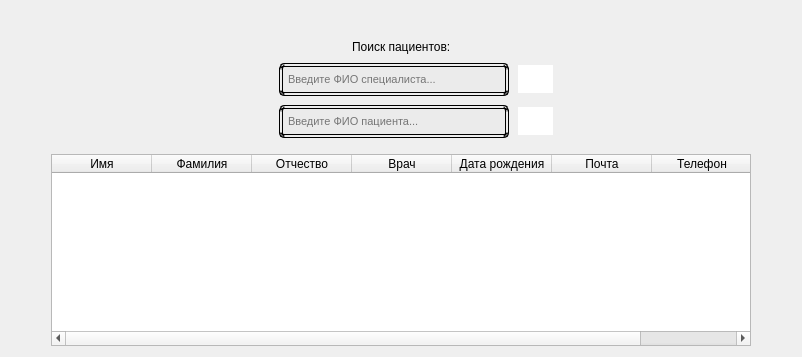
         <widget class="QWidget" name="page_2">
          <layout class="QGridLayout" name="gridLayout_9">
           <item row="0" column="0">
            <layout class="QVBoxLayout" name="verticalLayout_16">
             <item>
              <layout class="QVBoxLayout" name="verticalLayout_14">
               <item>
                <layout class="QHBoxLayout" name="horizontalLayout_53">
                 <item>
                  <widget class="QPushButton" name="btn_23">
                   <property name="styleSheet">
                    <string notr="true">QPushButton{
	border: none;
	color: white;
	
}</string>
                   </property>
                   <property name="text">
                    <string/>
                   </property>
                   <property name="icon">
                    <iconset>
                     <normaloff>../images/Icons8-Ios7-Arrows-Back.ico</normaloff>../images/Icons8-Ios7-Arrows-Back.ico</iconset>
                   </property>
                  </widget>
                 </item>
                 <item>
                  <spacer name="horizontalSpacer_42">
                   <property name="orientation">
                    <enum>Qt::Horizontal</enum>
                   </property>
                   <property name="sizeHint" stdset="0">
                    <size>
                     <width>40</width>
                     <height>20</height>
                    </size>
                   </property>
                  </spacer>
                 </item>
                </layout>
               </item>
               <item>
                <layout class="QVBoxLayout" name="verticalLayout_13">
                 <item>
                  <layout class="QHBoxLayout" name="horizontalLayout_23">
                   <item>
                    <spacer name="horizontalSpacer_49">
                     <property name="orientation">
                      <enum>Qt::Horizontal</enum>
                     </property>
                     <property name="sizeHint" stdset="0">
                      <size>
                       <width>40</width>
                       <height>20</height>
                      </size>
                     </property>
                    </spacer>
                   </item>
                   <item>
                    <widget class="QLabel" name="label_35">
                     <property name="sizePolicy">
                      <sizepolicy hsizetype="Fixed" vsizetype="Fixed">
                       <horstretch>0</horstretch>
                       <verstretch>0</verstretch>
                      </sizepolicy>
                     </property>
                     <property name="text">
                      <string>Поиск пациентов:</string>
                     </property>
                    </widget>
                   </item>
                   <item>
                    <spacer name="horizontalSpacer_50">
                     <property name="orientation">
                      <enum>Qt::Horizontal</enum>
                     </property>
                     <property name="sizeHint" stdset="0">
                      <size>
                       <width>40</width>
                       <height>20</height>
                      </size>
                     </property>
                    </spacer>
                   </item>
                  </layout>
                 </item>
                 <item>
                  <layout class="QHBoxLayout" name="horizontalLayout_25">
                   <item>
                    <spacer name="horizontalSpacer_45">
                     <property name="orientation">
                      <enum>Qt::Horizontal</enum>
                     </property>
                     <property name="sizeHint" stdset="0">
                      <size>
                       <width>40</width>
                       <height>20</height>
                      </size>
                     </property>
                    </spacer>
                   </item>
                   <item>
                    <spacer name="horizontalSpacer_43">
                     <property name="orientation">
                      <enum>Qt::Horizontal</enum>
                     </property>
                     <property name="sizeType">
                      <enum>QSizePolicy::Fixed</enum>
                     </property>
                     <property name="sizeHint" stdset="0">
                      <size>
                       <width>30</width>
                       <height>20</height>
                      </size>
                     </property>
                    </spacer>
                   </item>
                   <item>
                    <layout class="QVBoxLayout" name="verticalLayout_10">
                     <property name="spacing">
                      <number>9</number>
                     </property>
                     <item>
                      <layout class="QHBoxLayout" name="horizontalLayout_26">
                       <item>
                        <widget class="QLineEdit" name="line_9">
                         <property name="sizePolicy">
                          <sizepolicy hsizetype="Fixed" vsizetype="Fixed">
                           <horstretch>0</horstretch>
                           <verstretch>0</verstretch>
                          </sizepolicy>
                         </property>
                         <property name="minimumSize">
                          <size>
                           <width>230</width>
                           <height>33</height>
                          </size>
                         </property>
                         <property name="font">
                          <font>
                           <pointsize>8</pointsize>
                          </font>
                         </property>
                         <property name="styleSheet">
                          <string notr="true">QLineEdit{
	padding-top: 0px;
	padding-left: 3px;
	text-align: center;
	background-color: rgb(235, 235, 235);
	border-radius: 5px;
	border: 4px double black;
   	transition: 2s linear; 
	color: black;
}

QLineEdit:hover{
	background-color: rgb(207, 207, 207);
}	</string>
                         </property>
                         <property name="placeholderText">
                          <string>Введите ФИО специалиста...</string>
                         </property>
                        </widget>
                       </item>
                       <item>
                        <widget class="QPushButton" name="btn_69">
                         <property name="sizePolicy">
                          <sizepolicy hsizetype="Fixed" vsizetype="Fixed">
                           <horstretch>0</horstretch>
                           <verstretch>0</verstretch>
                          </sizepolicy>
                         </property>
                         <property name="minimumSize">
                          <size>
                           <width>35</width>
                           <height>28</height>
                          </size>
                         </property>
                         <property name="styleSheet">
                          <string notr="true">QPushButton{
	background-color: white;
border: none;
}

QPushButton:hover{
	background-color: rgb(244, 244, 244);
}</string>
                         </property>
                         <property name="text">
                          <string/>
                         </property>
                         <property name="icon">
                          <iconset>
                           <normaloff>../images/search.png</normaloff>../images/search.png</iconset>
                         </property>
                         <property name="iconSize">
                          <size>
                           <width>25</width>
                           <height>25</height>
                          </size>
                         </property>
                        </widget>
                       </item>
                      </layout>
                     </item>
                     <item>
                      <layout class="QHBoxLayout" name="horizontalLayout_24">
                       <item>
                        <widget class="QLineEdit" name="line_10">
                         <property name="sizePolicy">
                          <sizepolicy hsizetype="Fixed" vsizetype="Fixed">
                           <horstretch>0</horstretch>
                           <verstretch>0</verstretch>
                          </sizepolicy>
                         </property>
                         <property name="minimumSize">
                          <size>
                           <width>230</width>
                           <height>33</height>
                          </size>
                         </property>
                         <property name="font">
                          <font>
                           <pointsize>8</pointsize>
                          </font>
                         </property>
                         <property name="styleSheet">
                          <string notr="true">QLineEdit{
	padding-top: 0px;
	padding-left: 3px;
	text-align: center;
	background-color: rgb(235, 235, 235);
	border-radius: 5px;
	border: 4px double black;
   	transition: 2s linear; 
	color: black;
}

QLineEdit:hover{
	background-color: rgb(207, 207, 207);
}	</string>
                         </property>
                         <property name="placeholderText">
                          <string>Введите ФИО пациента...</string>
                         </property>
                        </widget>
                       </item>
                       <item>
                        <widget class="QPushButton" name="btn_70">
                         <property name="sizePolicy">
                          <sizepolicy hsizetype="Fixed" vsizetype="Fixed">
                           <horstretch>0</horstretch>
                           <verstretch>0</verstretch>
                          </sizepolicy>
                         </property>
                         <property name="minimumSize">
                          <size>
                           <width>35</width>
                           <height>28</height>
                          </size>
                         </property>
                         <property name="styleSheet">
                          <string notr="true">QPushButton{
	background-color: white;
border: none;
}

QPushButton:hover{
	background-color: rgb(244, 244, 244);
}</string>
                         </property>
                         <property name="text">
                          <string/>
                         </property>
                         <property name="icon">
                          <iconset>
                           <normaloff>../images/search.png</normaloff>../images/search.png</iconset>
                         </property>
                         <property name="iconSize">
                          <size>
                           <width>25</width>
                           <height>25</height>
                          </size>
                         </property>
                        </widget>
                       </item>
                      </layout>
                     </item>
                    </layout>
                   </item>
                   <item>
                    <spacer name="horizontalSpacer_46">
                     <property name="orientation">
                      <enum>Qt::Horizontal</enum>
                     </property>
                     <property name="sizeHint" stdset="0">
                      <size>
                       <width>40</width>
                       <height>20</height>
                      </size>
                     </property>
                    </spacer>
                   </item>
                  </layout>
                 </item>
                </layout>
               </item>
              </layout>
             </item>
             <item>
              <layout class="QVBoxLayout" name="verticalLayout_15">
               <item>
                <spacer name="verticalSpacer_10">
                 <property name="orientation">
                  <enum>Qt::Vertical</enum>
                 </property>
                 <property name="sizeType">
                  <enum>QSizePolicy::Minimum</enum>
                 </property>
                 <property name="sizeHint" stdset="0">
                  <size>
                   <width>20</width>
                   <height>10</height>
                  </size>
                 </property>
                </spacer>
               </item>
               <item>
                <layout class="QHBoxLayout" name="horizontalLayout_9">
                 <item>
                  <spacer name="horizontalSpacer_26">
                   <property name="orientation">
                    <enum>Qt::Horizontal</enum>
                   </property>
                   <property name="sizeHint" stdset="0">
                    <size>
                     <width>40</width>
                     <height>20</height>
                    </size>
                   </property>
                  </spacer>
                 </item>
                 <item>
                  <widget class="QTableWidget" name="tableWidget_2">
                   <property name="minimumSize">
                    <size>
                     <width>700</width>
                     <height>0</height>
                    </size>
                   </property>
                   <property name="maximumSize">
                    <size>
                     <width>702</width>
                     <height>16777215</height>
                    </size>
                   </property>
                   <column>
                    <property name="text">
                     <string>Имя</string>
                    </property>
                   </column>
                   <column>
                    <property name="text">
                     <string>Фамилия</string>
                    </property>
                   </column>
                   <column>
                    <property name="text">
                     <string>Отчество</string>
                    </property>
                   </column>
                   <column>
                    <property name="text">
                     <string>Врач</string>
                    </property>
                   </column>
                   <column>
                    <property name="text">
                     <string>Дата рождения</string>
                    </property>
                   </column>
                   <column>
                    <property name="text">
                     <string>Почта</string>
                    </property>
                   </column>
                   <column>
                    <property name="text">
                     <string>Телефон</string>
                    </property>
                   </column>
                  </widget>
                 </item>
                 <item>
                  <spacer name="horizontalSpacer_41">
                   <property name="orientation">
                    <enum>Qt::Horizontal</enum>
                   </property>
                   <property name="sizeHint" stdset="0">
                    <size>
                     <width>40</width>
                     <height>20</height>
                    </size>
                   </property>
                  </spacer>
                 </item>
                </layout>
               </item>
              </layout>
             </item>
            </layout>
           </item>
          </layout>
         </widget>
